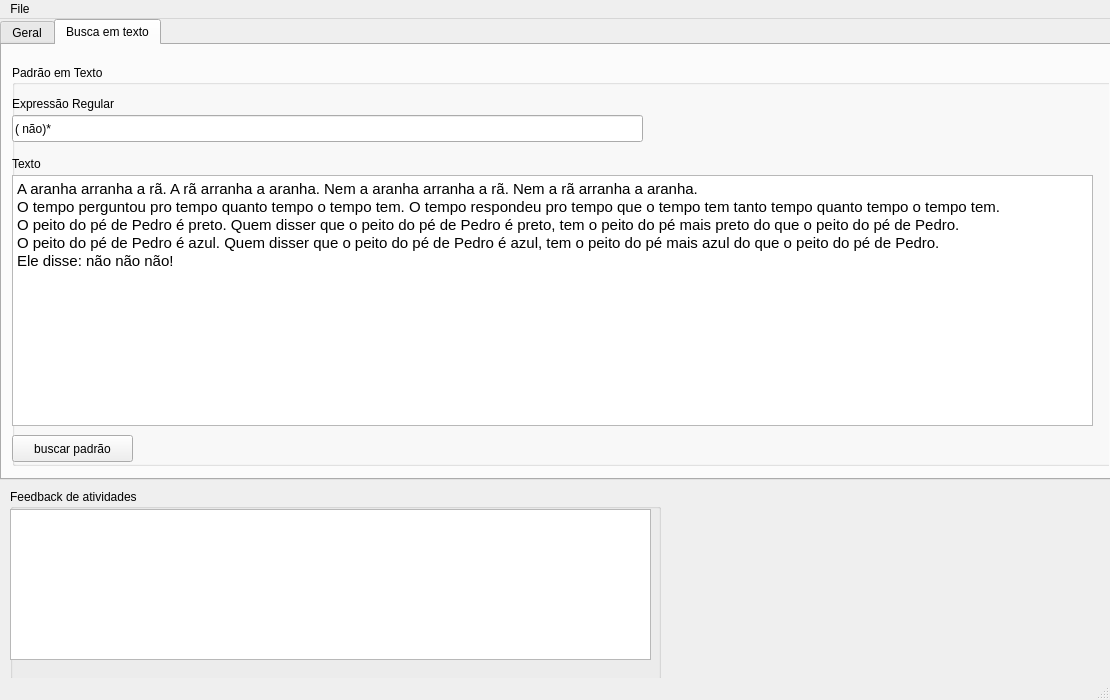
<?xml version="1.0" encoding="UTF-8"?>
<ui version="4.0">
 <class>MainWindow</class>
 <widget class="QMainWindow" name="MainWindow">
  <property name="geometry">
   <rect>
    <x>0</x>
    <y>0</y>
    <width>1110</width>
    <height>700</height>
   </rect>
  </property>
  <property name="windowTitle">
   <string>MainWindow</string>
  </property>
  <widget class="QWidget" name="centralWidget">
   <widget class="QTabWidget" name="tabWidget_2">
    <property name="geometry">
     <rect>
      <x>0</x>
      <y>0</y>
      <width>1111</width>
      <height>461</height>
     </rect>
    </property>
    <property name="currentIndex">
     <number>1</number>
    </property>
    <widget class="QWidget" name="tab_6">
     <attribute name="title">
      <string>Geral</string>
     </attribute>
     <widget class="QGroupBox" name="groupBox_2">
      <property name="geometry">
       <rect>
        <x>490</x>
        <y>10</y>
        <width>621</width>
        <height>411</height>
       </rect>
      </property>
      <property name="styleSheet">
       <string notr="true"/>
      </property>
      <property name="title">
       <string>Autômato Finito</string>
      </property>
      <widget class="QTabWidget" name="tabWidget">
       <property name="geometry">
        <rect>
         <x>20</x>
         <y>30</y>
         <width>511</width>
         <height>311</height>
        </rect>
       </property>
       <property name="currentIndex">
        <number>8</number>
       </property>
       <widget class="QWidget" name="tab">
        <attribute name="title">
         <string>M1</string>
        </attribute>
        <widget class="QTableWidget" name="tableWidget_1">
         <property name="geometry">
          <rect>
           <x>10</x>
           <y>10</y>
           <width>491</width>
           <height>261</height>
          </rect>
         </property>
         <attribute name="horizontalHeaderDefaultSectionSize">
          <number>50</number>
         </attribute>
         <row>
          <property name="text">
           <string>*-&gt;S</string>
          </property>
         </row>
         <column>
          <property name="text">
           <string>a</string>
          </property>
         </column>
         <item row="0" column="0">
          <property name="text">
           <string>S</string>
          </property>
         </item>
        </widget>
       </widget>
       <widget class="QWidget" name="tab_2">
        <attribute name="title">
         <string>M2</string>
        </attribute>
        <widget class="QTableWidget" name="tableWidget_2">
         <property name="geometry">
          <rect>
           <x>10</x>
           <y>10</y>
           <width>491</width>
           <height>261</height>
          </rect>
         </property>
         <attribute name="horizontalHeaderDefaultSectionSize">
          <number>50</number>
         </attribute>
         <row>
          <property name="text">
           <string>*-&gt;S</string>
          </property>
         </row>
         <column>
          <property name="text">
           <string>a</string>
          </property>
         </column>
         <item row="0" column="0">
          <property name="text">
           <string>S</string>
          </property>
         </item>
        </widget>
       </widget>
       <widget class="QWidget" name="tab_3">
        <attribute name="title">
         <string>M3</string>
        </attribute>
        <widget class="QTableWidget" name="tableWidget_3">
         <property name="geometry">
          <rect>
           <x>10</x>
           <y>10</y>
           <width>491</width>
           <height>261</height>
          </rect>
         </property>
         <attribute name="horizontalHeaderDefaultSectionSize">
          <number>50</number>
         </attribute>
         <row>
          <property name="text">
           <string>*-&gt;S</string>
          </property>
         </row>
         <column>
          <property name="text">
           <string>a</string>
          </property>
         </column>
         <item row="0" column="0">
          <property name="text">
           <string>S</string>
          </property>
         </item>
        </widget>
       </widget>
       <widget class="QWidget" name="tab_4">
        <attribute name="title">
         <string>M4</string>
        </attribute>
        <widget class="QTableWidget" name="tableWidget_4">
         <property name="geometry">
          <rect>
           <x>10</x>
           <y>10</y>
           <width>491</width>
           <height>261</height>
          </rect>
         </property>
         <attribute name="horizontalHeaderDefaultSectionSize">
          <number>50</number>
         </attribute>
         <row>
          <property name="text">
           <string>*-&gt;S</string>
          </property>
         </row>
         <column>
          <property name="text">
           <string>a</string>
          </property>
         </column>
         <item row="0" column="0">
          <property name="text">
           <string>S</string>
          </property>
         </item>
        </widget>
       </widget>
       <widget class="QWidget" name="tab_5">
        <attribute name="title">
         <string>M5</string>
        </attribute>
        <widget class="QTableWidget" name="tableWidget_5">
         <property name="geometry">
          <rect>
           <x>10</x>
           <y>10</y>
           <width>491</width>
           <height>261</height>
          </rect>
         </property>
         <attribute name="horizontalHeaderDefaultSectionSize">
          <number>50</number>
         </attribute>
         <row>
          <property name="text">
           <string>*-&gt;S</string>
          </property>
         </row>
         <column>
          <property name="text">
           <string>a</string>
          </property>
         </column>
         <item row="0" column="0">
          <property name="text">
           <string>S</string>
          </property>
         </item>
        </widget>
       </widget>
       <widget class="QWidget" name="tab_8">
        <attribute name="title">
         <string>M6</string>
        </attribute>
        <widget class="QTableWidget" name="tableWidget_6">
         <property name="geometry">
          <rect>
           <x>10</x>
           <y>10</y>
           <width>491</width>
           <height>261</height>
          </rect>
         </property>
         <attribute name="horizontalHeaderDefaultSectionSize">
          <number>50</number>
         </attribute>
         <row>
          <property name="text">
           <string>*-&gt;S</string>
          </property>
         </row>
         <column>
          <property name="text">
           <string>a</string>
          </property>
         </column>
         <item row="0" column="0">
          <property name="text">
           <string>S</string>
          </property>
         </item>
        </widget>
       </widget>
       <widget class="QWidget" name="tab_9">
        <attribute name="title">
         <string>M7</string>
        </attribute>
        <widget class="QTableWidget" name="tableWidget_7">
         <property name="geometry">
          <rect>
           <x>10</x>
           <y>10</y>
           <width>491</width>
           <height>261</height>
          </rect>
         </property>
         <attribute name="horizontalHeaderDefaultSectionSize">
          <number>50</number>
         </attribute>
         <row>
          <property name="text">
           <string>*-&gt;S</string>
          </property>
         </row>
         <column>
          <property name="text">
           <string>a</string>
          </property>
         </column>
         <item row="0" column="0">
          <property name="text">
           <string>S</string>
          </property>
         </item>
        </widget>
       </widget>
       <widget class="QWidget" name="tab_10">
        <attribute name="title">
         <string>M8</string>
        </attribute>
        <widget class="QTableWidget" name="tableWidget_8">
         <property name="geometry">
          <rect>
           <x>10</x>
           <y>10</y>
           <width>491</width>
           <height>261</height>
          </rect>
         </property>
         <attribute name="horizontalHeaderDefaultSectionSize">
          <number>50</number>
         </attribute>
         <row>
          <property name="text">
           <string>*-&gt;S</string>
          </property>
         </row>
         <column>
          <property name="text">
           <string>a</string>
          </property>
         </column>
         <item row="0" column="0">
          <property name="text">
           <string>S</string>
          </property>
         </item>
        </widget>
       </widget>
       <widget class="QWidget" name="tab_11">
        <attribute name="title">
         <string>M9</string>
        </attribute>
        <widget class="QTableWidget" name="tableWidget_9">
         <property name="geometry">
          <rect>
           <x>10</x>
           <y>10</y>
           <width>491</width>
           <height>261</height>
          </rect>
         </property>
         <attribute name="horizontalHeaderDefaultSectionSize">
          <number>50</number>
         </attribute>
         <row>
          <property name="text">
           <string>*-&gt;S</string>
          </property>
         </row>
         <column>
          <property name="text">
           <string>a</string>
          </property>
         </column>
         <item row="0" column="0">
          <property name="text">
           <string>S</string>
          </property>
         </item>
        </widget>
       </widget>
      </widget>
      <widget class="QPushButton" name="pushButton_new_column">
       <property name="geometry">
        <rect>
         <x>540</x>
         <y>60</y>
         <width>71</width>
         <height>27</height>
        </rect>
       </property>
       <property name="text">
        <string>+ coluna</string>
       </property>
      </widget>
      <widget class="QPushButton" name="pushButton_delete_column">
       <property name="geometry">
        <rect>
         <x>540</x>
         <y>90</y>
         <width>71</width>
         <height>27</height>
        </rect>
       </property>
       <property name="text">
        <string>- coluna</string>
       </property>
      </widget>
      <widget class="QPushButton" name="pushButton_new_row">
       <property name="geometry">
        <rect>
         <x>540</x>
         <y>120</y>
         <width>71</width>
         <height>27</height>
        </rect>
       </property>
       <property name="text">
        <string>+ linha</string>
       </property>
      </widget>
      <widget class="QPushButton" name="pushButton_delete_row">
       <property name="geometry">
        <rect>
         <x>540</x>
         <y>150</y>
         <width>71</width>
         <height>27</height>
        </rect>
       </property>
       <property name="text">
        <string>- linha</string>
       </property>
      </widget>
      <widget class="QPushButton" name="pushButton_final">
       <property name="geometry">
        <rect>
         <x>540</x>
         <y>180</y>
         <width>71</width>
         <height>27</height>
        </rect>
       </property>
       <property name="text">
        <string>final</string>
       </property>
      </widget>
      <widget class="QPushButton" name="pushButton_not_final">
       <property name="geometry">
        <rect>
         <x>540</x>
         <y>210</y>
         <width>71</width>
         <height>27</height>
        </rect>
       </property>
       <property name="text">
        <string>não final</string>
       </property>
      </widget>
      <widget class="QPushButton" name="pushButton_determinize">
       <property name="geometry">
        <rect>
         <x>210</x>
         <y>350</y>
         <width>121</width>
         <height>27</height>
        </rect>
       </property>
       <property name="text">
        <string>determinizar</string>
       </property>
      </widget>
      <widget class="QPushButton" name="pushButton_7">
       <property name="geometry">
        <rect>
         <x>340</x>
         <y>350</y>
         <width>121</width>
         <height>27</height>
        </rect>
       </property>
       <property name="text">
        <string>complemento</string>
       </property>
      </widget>
      <widget class="QPushButton" name="pushButton_6">
       <property name="geometry">
        <rect>
         <x>340</x>
         <y>380</y>
         <width>121</width>
         <height>27</height>
        </rect>
       </property>
       <property name="text">
        <string>M6 &lt;- M1∩M2</string>
       </property>
      </widget>
      <widget class="QPushButton" name="pushButton">
       <property name="geometry">
        <rect>
         <x>80</x>
         <y>350</y>
         <width>121</width>
         <height>27</height>
        </rect>
       </property>
       <property name="text">
        <string>minimizar</string>
       </property>
      </widget>
      <widget class="QPushButton" name="pushButton_copy_to_M1">
       <property name="geometry">
        <rect>
         <x>80</x>
         <y>380</y>
         <width>121</width>
         <height>27</height>
        </rect>
       </property>
       <property name="text">
        <string>copiar para M1</string>
       </property>
      </widget>
      <widget class="QPushButton" name="pushButton_copy_to_M2">
       <property name="geometry">
        <rect>
         <x>210</x>
         <y>380</y>
         <width>121</width>
         <height>27</height>
        </rect>
       </property>
       <property name="text">
        <string>copiar para M2</string>
       </property>
      </widget>
     </widget>
     <widget class="QGroupBox" name="groupBox_5">
      <property name="geometry">
       <rect>
        <x>10</x>
        <y>10</y>
        <width>411</width>
        <height>231</height>
       </rect>
      </property>
      <property name="title">
       <string>Gramática Regular</string>
      </property>
      <widget class="QTextEdit" name="textEdit_RG">
       <property name="geometry">
        <rect>
         <x>0</x>
         <y>30</y>
         <width>411</width>
         <height>201</height>
        </rect>
       </property>
       <property name="html">
        <string>&lt;!DOCTYPE HTML PUBLIC &quot;-//W3C//DTD HTML 4.0//EN&quot; &quot;http://www.w3.org/TR/REC-html40/strict.dtd&quot;&gt;
&lt;html&gt;&lt;head&gt;&lt;meta name=&quot;qrichtext&quot; content=&quot;1&quot; /&gt;&lt;style type=&quot;text/css&quot;&gt;
p, li { white-space: pre-wrap; }
&lt;/style&gt;&lt;/head&gt;&lt;body style=&quot; font-family:'Ubuntu'; font-size:11pt; font-weight:400; font-style:normal;&quot;&gt;
&lt;p style=&quot; margin-top:0px; margin-bottom:0px; margin-left:0px; margin-right:0px; -qt-block-indent:0; text-indent:0px;&quot;&gt;&lt;span style=&quot; font-family:'Cantarell';&quot;&gt;A-&amp;gt;aA|&amp;amp;&lt;/span&gt;&lt;/p&gt;&lt;/body&gt;&lt;/html&gt;</string>
       </property>
      </widget>
     </widget>
     <widget class="QGroupBox" name="groupBox">
      <property name="geometry">
       <rect>
        <x>10</x>
        <y>260</y>
        <width>411</width>
        <height>61</height>
       </rect>
      </property>
      <property name="title">
       <string>Expressão Regular</string>
      </property>
      <widget class="QLineEdit" name="lineEdit_RE">
       <property name="geometry">
        <rect>
         <x>0</x>
         <y>30</y>
         <width>411</width>
         <height>27</height>
        </rect>
       </property>
       <property name="text">
        <string>bb*</string>
       </property>
      </widget>
     </widget>
     <widget class="QPushButton" name="pushButton_RGtoFA">
      <property name="geometry">
       <rect>
        <x>430</x>
        <y>120</y>
        <width>71</width>
        <height>27</height>
       </rect>
      </property>
      <property name="text">
       <string>GR-&gt;AF</string>
      </property>
     </widget>
     <widget class="QPushButton" name="pushButton_REtoFA">
      <property name="geometry">
       <rect>
        <x>430</x>
        <y>290</y>
        <width>71</width>
        <height>27</height>
       </rect>
      </property>
      <property name="text">
       <string>ER-&gt;AF</string>
      </property>
     </widget>
     <widget class="QPushButton" name="pushButton_pattern_2">
      <property name="geometry">
       <rect>
        <x>150</x>
        <y>330</y>
        <width>121</width>
        <height>27</height>
       </rect>
      </property>
      <property name="text">
       <string>GR ≡ ER ?</string>
      </property>
     </widget>
    </widget>
    <widget class="QWidget" name="tab_7">
     <attribute name="title">
      <string>Busca em texto</string>
     </attribute>
     <widget class="QGroupBox" name="groupBox_3">
      <property name="geometry">
       <rect>
        <x>10</x>
        <y>20</y>
        <width>1231</width>
        <height>401</height>
       </rect>
      </property>
      <property name="title">
       <string>Padrão em Texto</string>
      </property>
      <widget class="QLineEdit" name="lineEdit_ER_pattern">
       <property name="geometry">
        <rect>
         <x>0</x>
         <y>50</y>
         <width>631</width>
         <height>27</height>
        </rect>
       </property>
       <property name="text">
        <string>( não)*</string>
       </property>
      </widget>
      <widget class="QLabel" name="label">
       <property name="geometry">
        <rect>
         <x>0</x>
         <y>30</y>
         <width>125</width>
         <height>17</height>
        </rect>
       </property>
       <property name="text">
        <string>Expressão Regular</string>
       </property>
      </widget>
      <widget class="QLabel" name="label_2">
       <property name="geometry">
        <rect>
         <x>0</x>
         <y>90</y>
         <width>39</width>
         <height>17</height>
        </rect>
       </property>
       <property name="text">
        <string>Texto</string>
       </property>
      </widget>
      <widget class="QTextEdit" name="textEdit_pattern_text">
       <property name="geometry">
        <rect>
         <x>0</x>
         <y>110</y>
         <width>1081</width>
         <height>251</height>
        </rect>
       </property>
       <property name="html">
        <string>&lt;!DOCTYPE HTML PUBLIC &quot;-//W3C//DTD HTML 4.0//EN&quot; &quot;http://www.w3.org/TR/REC-html40/strict.dtd&quot;&gt;
&lt;html&gt;&lt;head&gt;&lt;meta name=&quot;qrichtext&quot; content=&quot;1&quot; /&gt;&lt;style type=&quot;text/css&quot;&gt;
p, li { white-space: pre-wrap; }
&lt;/style&gt;&lt;/head&gt;&lt;body style=&quot; font-family:'Ubuntu'; font-size:11pt; font-weight:400; font-style:normal;&quot;&gt;
&lt;p style=&quot; margin-top:0px; margin-bottom:0px; margin-left:0px; margin-right:0px; -qt-block-indent:0; text-indent:0px;&quot;&gt;A aranha arranha a rã. A rã arranha a aranha. Nem a aranha arranha a rã. Nem a rã arranha a aranha.&lt;/p&gt;
&lt;p style=&quot; margin-top:0px; margin-bottom:0px; margin-left:0px; margin-right:0px; -qt-block-indent:0; text-indent:0px;&quot;&gt;O tempo perguntou pro tempo quanto tempo o tempo tem. O tempo respondeu pro tempo que o tempo tem tanto tempo quanto tempo o tempo tem.&lt;/p&gt;
&lt;p style=&quot; margin-top:0px; margin-bottom:0px; margin-left:0px; margin-right:0px; -qt-block-indent:0; text-indent:0px;&quot;&gt;O peito do pé de Pedro é preto. Quem disser que o peito do pé de Pedro é preto, tem o peito do pé mais preto do que o peito do pé de Pedro.&lt;/p&gt;
&lt;p style=&quot; margin-top:0px; margin-bottom:0px; margin-left:0px; margin-right:0px; -qt-block-indent:0; text-indent:0px;&quot;&gt;O peito do pé de Pedro é azul. Quem disser que o peito do pé de Pedro é azul, tem o peito do pé mais azul do que o peito do pé de Pedro.&lt;/p&gt;
&lt;p style=&quot; margin-top:0px; margin-bottom:0px; margin-left:0px; margin-right:0px; -qt-block-indent:0; text-indent:0px;&quot;&gt;Ele disse: não não não!&lt;/p&gt;&lt;/body&gt;&lt;/html&gt;</string>
       </property>
      </widget>
      <widget class="QPushButton" name="pushButton_pattern">
       <property name="geometry">
        <rect>
         <x>0</x>
         <y>370</y>
         <width>121</width>
         <height>27</height>
        </rect>
       </property>
       <property name="text">
        <string>buscar padrão</string>
       </property>
      </widget>
     </widget>
    </widget>
   </widget>
   <widget class="QGroupBox" name="groupBox_4">
    <property name="geometry">
     <rect>
      <x>10</x>
      <y>470</y>
      <width>651</width>
      <height>191</height>
     </rect>
    </property>
    <property name="title">
     <string>Feedback de atividades</string>
    </property>
    <widget class="QTextEdit" name="textEdit_output">
     <property name="geometry">
      <rect>
       <x>0</x>
       <y>20</y>
       <width>641</width>
       <height>151</height>
      </rect>
     </property>
     <property name="readOnly">
      <bool>true</bool>
     </property>
    </widget>
   </widget>
   <widget class="QSplitter" name="splitter">
    <property name="geometry">
     <rect>
      <x>0</x>
      <y>0</y>
      <width>0</width>
      <height>0</height>
     </rect>
    </property>
    <property name="orientation">
     <enum>Qt::Vertical</enum>
    </property>
   </widget>
  </widget>
  <widget class="QMenuBar" name="menuBar">
   <property name="geometry">
    <rect>
     <x>0</x>
     <y>0</y>
     <width>1110</width>
     <height>25</height>
    </rect>
   </property>
   <widget class="QMenu" name="menuFile">
    <property name="title">
     <string>File</string>
    </property>
    <addaction name="separator"/>
    <addaction name="actionAbrir"/>
    <addaction name="actionSalvar"/>
   </widget>
   <addaction name="menuFile"/>
  </widget>
  <widget class="QStatusBar" name="statusBar"/>
  <action name="actionSalvar">
   <property name="text">
    <string>Salvar </string>
   </property>
  </action>
  <action name="actionAbrir">
   <property name="text">
    <string>Abrir</string>
   </property>
  </action>
 </widget>
 <layoutdefault spacing="6" margin="11"/>
 <resources/>
 <connections/>
</ui>
